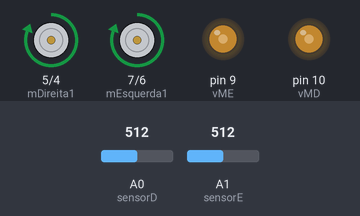
This sketch was run on a simulated Arduino Uno, built with avr-gcc and run on an emulated ATmega328P. Parts: motor-driver pin pairs drawn as motors (green arrow = first pin HIGH = forward, orange = second pin HIGH = backward, longer = more drive), output pins drawn as LEDs (lit = HIGH). Inputs (shaded band) come from the test bench; at power-on: A1 (sensorE) = 512, A0 (sensorD) = 512.

Above: at 1.2 s.
1.3 s: A1 (sensorE) set to 163
2.8 s: A1 (sensorE) set to 143
At 3.7 s:
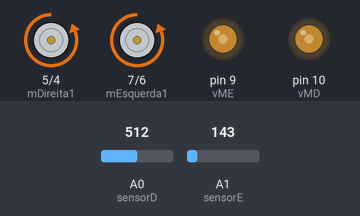
4.3 s: A0 (sensorD) set to 160
5.8 s: A0 (sensorD) set to 139
At 7.0 s:
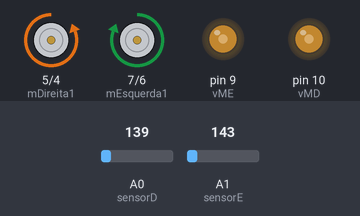
7.3 s: A0 (sensorD) set to 306
At 8.3 s:
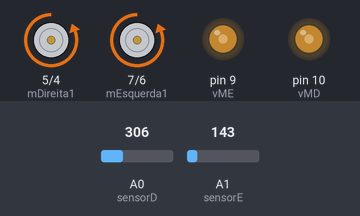
8.8 s: A0 (sensorD) set to 140
At 9.5 s:
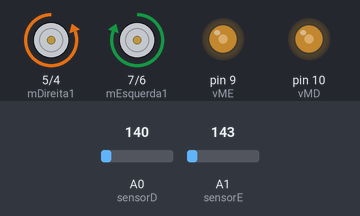
Timing chart, 0 to 11.3 s (numbered marks = the images above; inputs shaded):
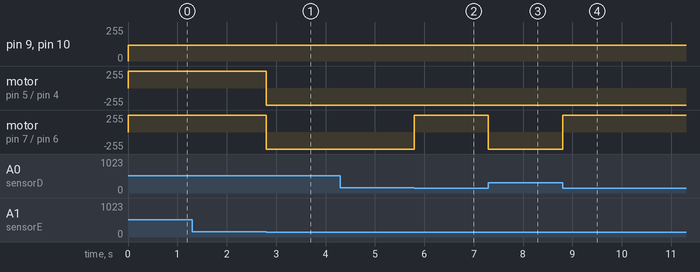

The sketch:

andar.ino
```cpp
int mEsquerda1 = 7;
int mEsquerda2 = 6;
int mDireita1 = 5;
int mDireita2 = 4;
int sensorE = A1;
int sensorD = A0;
int valorE = 0;
int valorD = 0;
int vME = 9;
int vMD = 10;

void setup() {

  Serial.begin(9600);
  pinMode(mEsquerda1, OUTPUT);
  pinMode(mEsquerda2, OUTPUT);
  pinMode(mDireita1, OUTPUT);
  pinMode(mDireita2, OUTPUT);
  pinMode(vME, OUTPUT);
  pinMode(vMD, OUTPUT);

}

void andarFrente(){
    digitalWrite(mEsquerda1, HIGH);
    digitalWrite(mEsquerda2, LOW);
    digitalWrite(mDireita1, LOW);
    digitalWrite(mDireita2, HIGH);
}

void parar(){
    digitalWrite(mEsquerda1, HIGH);
    digitalWrite(mEsquerda2, HIGH);
    digitalWrite(mDireita1, HIGH);
    digitalWrite(mDireita2, HIGH);
}

void direita(){
    digitalWrite(mEsquerda1, HIGH);
    digitalWrite(mEsquerda2, LOW);
    digitalWrite(mDireita1, HIGH);
    digitalWrite(mDireita2, LOW);
}

void esquerda(){
    digitalWrite(mEsquerda1, LOW);
    digitalWrite(mEsquerda2, HIGH);
    digitalWrite(mDireita1, LOW);
    digitalWrite(mDireita2, HIGH);
}


void loop() {

  analogWrite(vME, 120);
  analogWrite(vMD, 120);
  valorE = analogRead(sensorE);
  valorD = analogRead(sensorD);

   valorE = analogRead(sensorE);
   valorD = analogRead(sensorD);

   if(analogRead(sensorE)>150){
    direita();

   }

   else if(analogRead(sensorD)>150){
   esquerda();

   }

   else{
   andarFrente();
   }

}
```

Measured:
- the behaviour switches between 151 and 150 on A1 (sensorE) (found by bisection; images 0 and 1)
- the behaviour switches between 151 and 150 on A0 (sensorD) (found by bisection; images 1 and 2)
- after the input at 1.3 s, every drawn part: stays the same
- after the input at 2.8 s, motor on pin 5 (mDireita1) / pin 4 (mDireita2), motor on pin 7 (mEsquerda1) / pin 6 (mEsquerda2): forward 255/255 → backward 255/255 at once
- after the input at 4.3 s, every drawn part: stays the same
- after the input at 5.8 s, motor on pin 7 (mEsquerda1) / pin 6 (mEsquerda2): backward 255/255 → forward 255/255 at once
- after the input at 7.3 s, motor on pin 7 (mEsquerda1) / pin 6 (mEsquerda2): forward 255/255 → backward 255/255 at once
- after the input at 8.8 s, motor on pin 7 (mEsquerda1) / pin 6 (mEsquerda2): backward 255/255 → forward 255/255 at once
